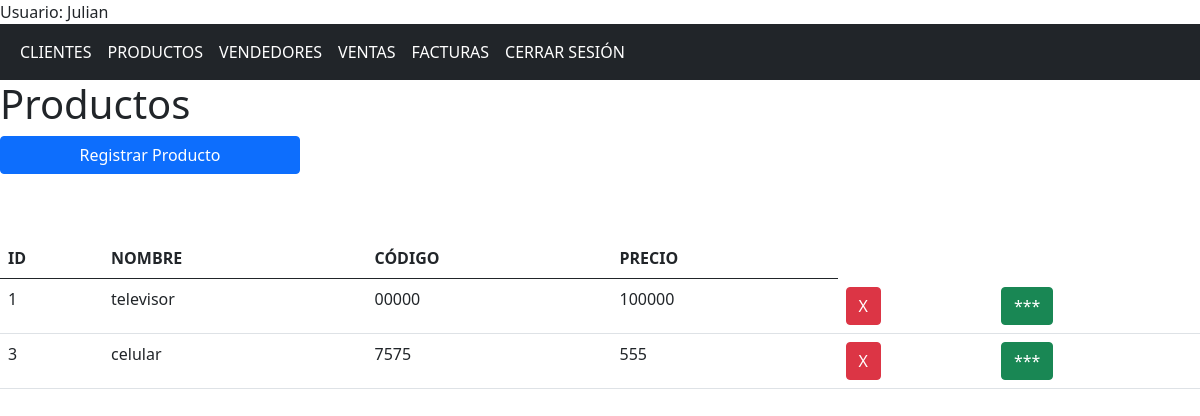
The page /productos (signed in) on the database as committed earlier.
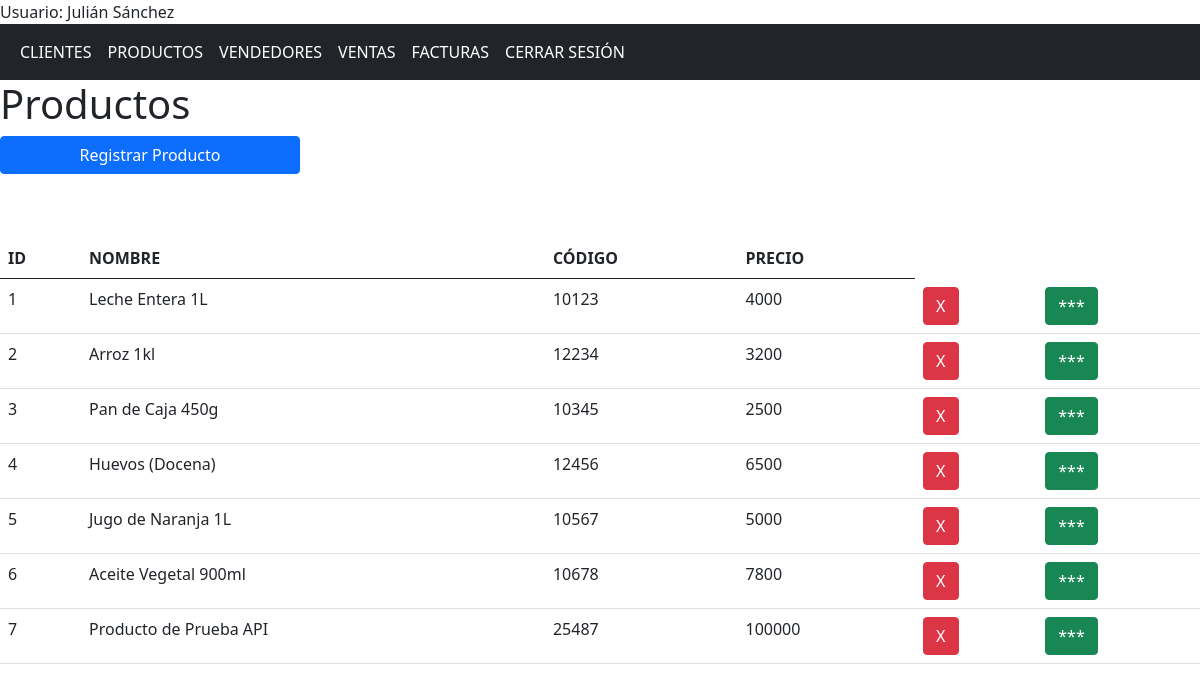
The same page on the database as committed later.
### app/models/models.py (models this page shows, shortened)
class Usuario(db.Model, UserMixin):
    id = db.Column(db.Integer, primary_key = True)
    nombre = db.Column(db.String(150), nullable = False)
    correo = db.Column(db.String(150), nullable = False, unique = True)
    contrasena = db.Column(db.String(150), nullable = False)

class Producto(db.Model):
    id = db.Column(db.Integer, primary_key = True)
    nombre = db.Column(db.String(150), nullable = False)
    precio = db.Column(db.Integer, nullable = False)
    codigo = db.Column(db.String(150), nullable = False, unique = True)
    compras = db.relationship('CompraProducto', backref='producto')
    facturas = db.relationship('FacturaProducto', backref='producto')

### app/controllers/nav.py (the view)
@nav.route('/productos')
@login_required
def productos():
    productos = Producto.query.all()
    return render_template('productos.html', productos = productos)

### app/templates/productos.html (shortened to what this page needs)
{% extends "base.html" %}
{% block contenido %}
    <div class="row">
        <h1>Productos</h1>
    </div>
    <button class=" btn btn-primary col-sm-3 mb-3" id="registrar">Registrar Producto</button>
    <div class="row mt-5">
    <div class="col">
        <table class="table table-hover">
            <tr>
                <th>ID</th>
                <th>NOMBRE</th>
                <th>CÓDIGO</th>
                <th>PRECIO</th>
            </tr>
            <tbody id="tbody">
                {% for producto in productos %}
                <tr>
                    <td>{{producto.id}}</td>
                    <td>{{producto.nombre}}</td>
                    <td>{{producto.codigo}}</td>
                    <td>{{producto.precio}}</td>
                    <form action="{{url_for('producto.eliminar_producto')}}" method="post">
                        <td><button class="btn btn-danger" name="id" value="{{producto.id}}" type="submit">X</button></td>
                        <td><button class="btn btn-success boton_info" name="info" value="{{producto.id}}" type="button">***</button></td>
                    </form>
                </tr>
                {% endfor%}
            </tbody>
        </table>
    </div>
    </div>
{% endblock %}

### app/templates/base.html (shortened to what this page needs)
<!DOCTYPE html>
<html lang="en">
<head>
    <link href="https://cdn.jsdelivr.net/npm/bootstrap@5.0.2/dist/css/bootstrap.min.css" rel="stylesheet">
    <link rel="stylesheet" href="{{ url_for('static', filename='css/styles.css') }}">
</head>
<body>
    {% if current_user.is_authenticated %}
    <div>Usuario: {{ current_user.nombre }}</div>
    {% endif %}
    <nav class="navbar navbar-expand-sm bg-dark navbar-dark">
        <div class="container-fluid">
            <ul class="navbar-nav">
                {% if current_user.is_authenticated %}
                <li class="nav-item">
                    <a class="nav-link active" href="{{url_for('nav.clientes')}}"> CLIENTES</a>
                </li>
                <li class="nav-item">
                    <a class="nav-link active" href="{{url_for('nav.productos')}}">PRODUCTOS</a>
                </li>
                <li class="nav-item">
                    <a class="nav-link active" href="{{url_for('nav.vendedores')}}">VENDEDORES</a>
                </li>
                <li class="nav-item">
                    <a class="nav-link active" href="{{url_for('nav.compras')}}">VENTAS</a>
                </li>
                <li class="nav-item">
                    <a class="nav-link active" href="{{url_for('nav.facturas')}}">FACTURAS</a>
                </li>
                <li class="nav-item">
                    <a class="nav-link active" href="{{url_for('aut.logout')}}">CERRAR SESIÓN</a>
                </li>
                {% endif %}
            </ul>
        </div>
    </nav>
    {%block contenido%}{%endblock%}
</body>
</html>

Rows that differ between the two databases and show on the page:
changed Usuario: nombre "Julian" → "Julián Sánchez"
changed Producto id 1: nombre "televisor" → "Leche Entera 1L"; codigo "00000" → "10123"; precio "100000" → "4000"
added Producto: id "2", nombre "Arroz 1kl", codigo "12234", precio "3200"
changed Producto id 3: nombre "celular" → "Pan de Caja 450g"; codigo "7575" → "10345"; precio "555" → "2500"
added Producto: id "4", nombre "Huevos (Docena)", codigo "12456", precio "6500"
added Producto: id "5", nombre "Jugo de Naranja 1L", codigo "10567", precio "5000"
added Producto: id "6", nombre "Aceite Vegetal 900ml", codigo "10678", precio "7800"
added Producto: id "7", nombre "Producto de Prueba API", codigo "25487", precio "100000"
